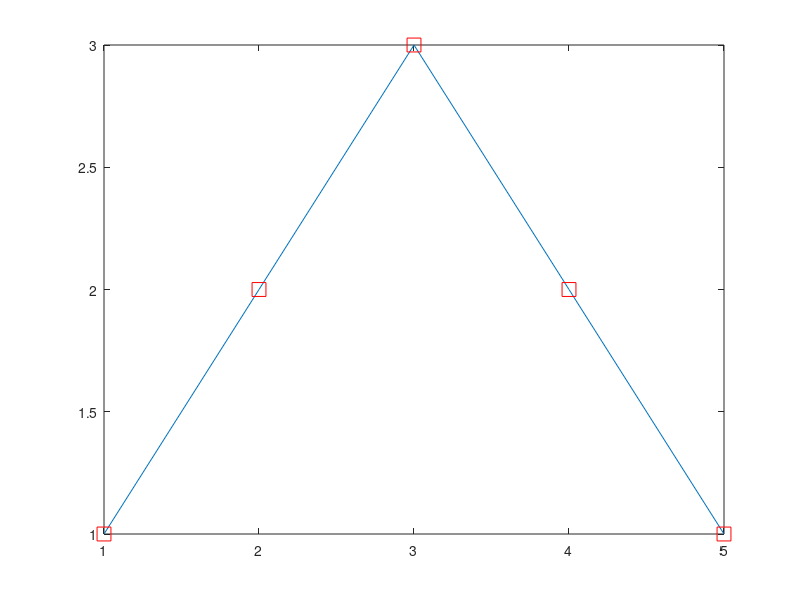
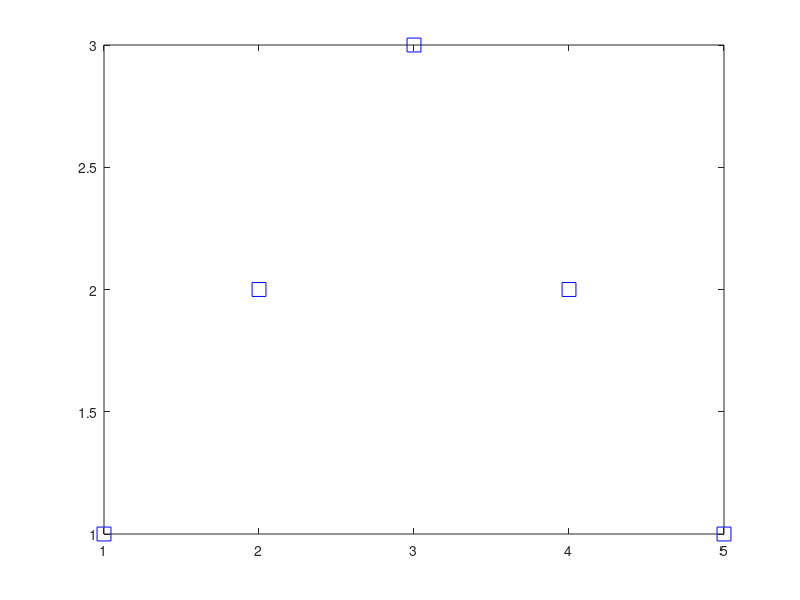

Write the MATLAB code that produced these figures, in order. (Note: this script raises an error after producing the figures.)
function simpleTimeseriesPlots
% This script provide basics for visualizing simple timeseries data 
% as well as common modifications. it has been designed to be run one line
% at a time so users can experience building and modifying plots. it also contains practice problems at the end of the script as well as answers. 
% for step by step instructions to run this script, see the README doc
% 
% @author Kaya de Barbaro, kaya@austin.utexas.edu
% last updated date March 06, 2020

clearvars; 
% load supporting function in the folder 'libs' into the current workspace
addpath('libs');

% get to know the simple plot fuction
figure(1)
plot(1,1) 
plot(1,1, 'rs','MarkerSize',10)

% plot your first timeseries using the syntax plot(xvals, yvals)!
figure (1)
plot([1 2 3 4 5], [1 2 3 2 1])

% add each datapoint as a red box
hold on
plot([1 2 3 4 5], [1 2 3 2 1], 'rs','MarkerSize',10)

% try the syntax plot(yvals)
% note: if time is regular across your datastreams you dont need to indicate timestamps/ xvals
figure (2)
plot([1 2 3 2 1], 'bs','MarkerSize',10)

% now, lets open up some actual data to plot
% use the string concatenation function strcat to specify exact location and name of the data files
dataDir = fullfile('.', 'data');

fnameG = fullfile(dataDir,'InfGaze_P6_4mo.csv');
fnameH = fullfile(dataDir,'InfHands_P6_4mo.csv');
  
%read face and hand data using csvread command
gazeData = csvread(fnameG);
handsData = csvread(fnameH);

%plot gaze to first object
figure(1)
plot(gazeData(1,:))    % plot(yvals)  % if time is regular across your datastreams you dont need to indicate timestamps/xvals
%set the plot title
title('Infant gaze: Object 1')

axis([0 1864 0 1.5])                    
% axis([XMIN XMAX YMIN YMAX])
axis([0 size(gazeData,2)+100 0 1.5 ])  


% plot gaze to all objects on one plot 
figure(2)
plot(gazeData(1,:), 'g') 
hold on
plot(gazeData(2,:), 'r') 
plot(gazeData(3,:), 'c')    
title('Infant Gaze: three objects')
axis([0 size(gazeData,2)+100 0 1.5])

%You have lots of options for colors and shapes- e.g. 
figure (21)
plot(gazeData(1,:), 'g--')
figure (22)
plot(gazeData(1,:), 'g+')
figure (23)
plot(gazeData(1,:), 'gs') 

% or if you want to get really wild.. 
figure (3)
plot(gazeData(1,:),'-mo',...
    'LineWidth',2,...
    'MarkerEdgeColor','k',...
    'MarkerFaceColor',[.49 1 .63],...
    'MarkerSize',10)


% ------> for more line specification options see
%https://www.mathworks.com/help/matlab/ref/linespec.html

% same data as plot 2, new look 
figure (4)
plot (gazeData(1,:), 'gs', 'MarkerFaceColor', 'g') 
hold on
plot (gazeData(2,:),'rs','MarkerFaceColor', 'r') 
plot (gazeData(3,:), 'cs', 'MarkerFaceColor', 'c')    
axis ([0 size(gazeData,2)+100 .4 1.5 ])
title('Infant Gaze: three objects')

% plot gaze and hands data together using two linked subplots
figure (5)
ax1= subplot(2,1,1);    % syntax is subplot(total rows of plots, total columns of plots, position of current plot)
plot(gazeData(1,:),'g')
axis ([0 size(gazeData,2)+100 0 1.5 ])
title('Looking at toy 1')

ax2= subplot(2,1,2);
plot(handsData(1,:),'g')
axis ([0 size(gazeData,2)+100 0 1.5 ])
title('Touching toy 1')    %-----> try zooming in on one

linkaxes([ax1,ax2],'x')  %----> now try zooming in again 

% generate and plot summed gaze and hands data
% sum gaze and hands directed to each object
sumObj1= handsData(1,:)+ gazeData(1,:); 
sumObj2 = handsData(2,:)+ gazeData(2,:); 
sumObj3 = handsData(3,:)+ gazeData(3,:); 

figure(6)
hold on
plot (sumObj1, 'g')
plot (sumObj2, 'r')
plot (sumObj3, 'c')

axis ([0 size(gazeData,2)+100 0 3 ])
title('Gaze and Hands Sums')


%or sum gaze across all three objects 
% syntax is sum (array_name, dimension) where dimension is 1 for row 2 for column

gazeSum = sum(gazeData,1);  
figure(7)
plot (gazeSum, 'k')
axis ([0 size(gazeData,2)+100 0 1.5 ])
title('Gaze Sum')

%save your plots - this will save the most recently accessed plot
savename=strcat(dataDir,'/simpleTimeseriesPlot');
print('-depsc','-tiff','-r300',strcat(savename, '.eps')) %high quality
saveas( gcf, char(strcat(savename,'.fig')));  %saves a matlab file
saveas( gcf, char(strcat(savename,'.jpg')));  %saves a jpg


% Exercises
% create an "object contact" timeseries for each of the three objects
% summing looking and touching activity at each timepoint (i.e. the values should range from 0-2 )
% plot 7: plot the three timeseries on the same plot using a different
% color for each toy 
% plot 8: plot each of the three timeseries in its own subplot (ie three
% subplots in one plot)
% plot 9: Adjust your figure 4 plot  two so that you can observe
% if infants are looking to two toys at the same time
%plot 10: Add touching behavior to plot 9



%% Scroll down for Exercise answers 

%
%
%
%
%
%
%
%
%
%
%
%
%
%
%
%
%
%
%
%
%
%
%
%






% Exercise answers 
% create an "object contact" timeseries for each of the three objects
% summing looking and touching activity at each timepoint (i.e. the values should range from 0-2 )

redSum= gazeData(1,:)+ handsData(1,:);
greenSum= gazeData(2,:)+ handsData(2,:);
blueSum= gazeData(3,:)+ handsData(3,:);

% plot 7: plot the three timeseries on the same plot using a different
% color for each toy 

figure (7)
plot (redSum, 'r') 
hold on
plot (greenSum,'g') 
plot (blueSum, 'c')    
title('Infant Gaze: three objects')
axis ([0 size(gazeData,2)+100 0.2 2.5 ])

% plot 8: plot each of the three timeseries in its own subplot (ie three
% subplots in one plot)

figure(8)
ax1= subplot(3,1,1);    
plot(redSum,'r')
axis ([0 size(gazeData,2)+100 0.2 2.5 ])
title('Red toy contact')

ax2= subplot(3,1,2);
plot(greenSum,'g')
axis ([0 size(gazeData,2)+100 0.2 2.5 ])
title('Green toy contact')

ax3= subplot(3,1,3);
plot(blueSum,'c')
axis ([0 size(gazeData,2)+100 0.2 2.5 ])
title('blue toy contact')

linkaxes([ax1,ax2, ax3],'x')  


% plot 9: Adjust your figure 4 plot  two so that you can observe
% if infants are looking to two toys at the same time

figure (9)
plot (gazeData(1,:)+.02, 'rs', 'MarkerFaceColor', 'r') 
hold on
plot (gazeData(2,:),'gs','MarkerFaceColor', 'g') 
plot (gazeData(3,:)-.02, 'cs', 'MarkerFaceColor', 'c')    
title('Infant Gaze: three objects')
axis ([0 size(gazeData,2)+100 0.2 1.5 ])

%plot 10: Add touching behavior to plot 9

hold on 
plot (handsData(1,:)+.02-.5, 'rs', 'MarkerFaceColor', 'r') 
hold on
plot (handsData(2,:)-.5,'gs','MarkerFaceColor', 'g') 
plot (handsData(3,:)-.02-.5, 'cs', 'MarkerFaceColor', 'c')    
title('Infant Object attention')
axis ([0 size(gazeData,2)+100 0.2 1.5 ])



